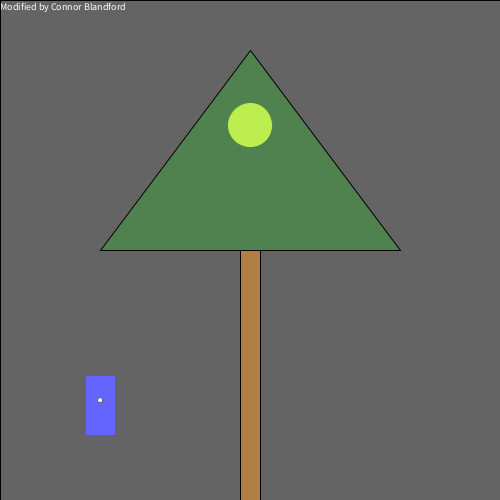
Frame 1 (no input)
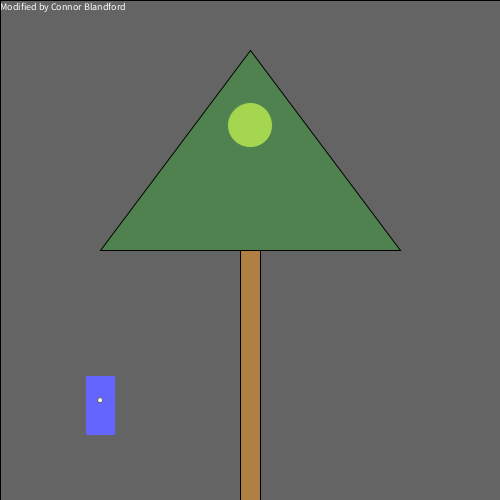
Frame 60 (the mouse pressed at the canvas centre just before this capture)
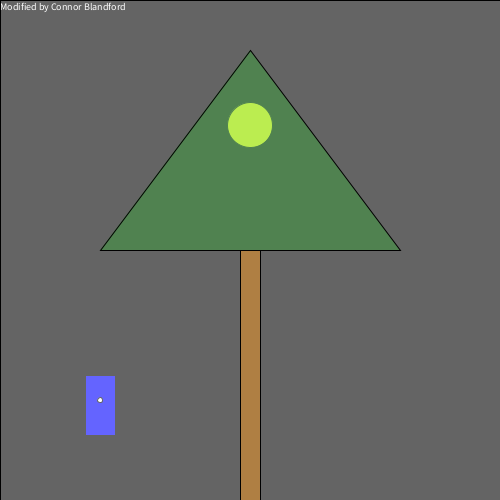
Frame 120 (the mouse held since frame 60 and released just before this capture)

The Processing sketch that drew these frames (run headless with seeded random() and noise(); from frame 60 on, the mouse is pressed at the canvas centre):

// Processing sketch: processing_160196
// ── processing_160196.pde

/*
  Norm Krumpe
  September 22, 2012
  Models a light that is triggered by motion (in this case, motion
  of the mouse).  The light also has a timer.  So, motion turns on the
  light, but a certain amount of time passing with no motion will
  cause the light to turn off again.
*/

// How close you need to get to the
// light sensor in order to turn on
// the light.  Higher values make it
// easier to trigger the light.  Distance
// is measured in pixels.
final int TRIGGER_DISTANCE = 100;

// The location of the sensor:
final int SWITCH_CENTER_X = 100;
final int SWITCH_CENTER_Y = 400;

// seconds until light shuts off automatically when there is no motion
final float SECONDS_UNTIL_AUTO_SHUTOFF = 10; 

// Light will initially be on because of this next value.
// Want the light off initially?  
// Set this to something less than SECONDS_UNTIL_AUTO_SHUTOFF
float timeOfLastTrigger = 0; 
boolean revealTriggerRegion = false;

// Just choose a window size
void setup() {
  size(500, 500);
}

// Each time the mouse moves, check to see
// if it triggered the motion sensor
void mouseMoved() {
  if (motionSensorWasTriggered()) {
    timeOfLastTrigger = millis()/1000.0;
  }
}

// When a key is pressed, toggle the "cheat" that
// reveals the motion sensor's trigger region.
void keyPressed() {
  revealTriggerRegion = !revealTriggerRegion;
}

// Draw the various parts of the scene
void draw() {
  background(0);
  textSize(10);
  fill(255);
  text("Modified by Connor Blandford", 0, 10);

  drawLightSwitch();
  drawLamp();  
  drawTriggerRegion();
}

// Draws all components of the lamp
void drawLamp() {
  drawLight();
  fill(0, 255, 0, 50);
  triangle(250, 50, 100, 250, 400, 250);
  fill(175, 127, 67);
  rect(240, 250, 20, 250);
}

// How the light gets drawn depends on whether
// the lightbulb is lit.
void drawLight() {

  if (secondsSinceLastTrigger() < SECONDS_UNTIL_AUTO_SHUTOFF) {
    // If the light is on:
    int strength = (int)random(156, 256);
    fill(strength, strength, 0);
    ellipse(250, 125, 45, 45);
    fill(255, 100);
    rect(0, 0, width, height);
  }

  else {
    // Light is off:
    fill(10, 10, 0);
    ellipse(250, 125, 45, 45);
  }
}

// Draw the light switch/sensor
void drawLightSwitch() {
  fill(0, 0, 255);
  rect(SWITCH_CENTER_X - 15, SWITCH_CENTER_Y - 25, 30, 60);
  fill(255);
  ellipse(SWITCH_CENTER_X, SWITCH_CENTER_Y, 5, 5);
}

// Return true if the mouse triggered the sensor
boolean motionSensorWasTriggered() {
  return distanceFromLightSwitch() < TRIGGER_DISTANCE;
}

// Compute the distance between the mouse and the sensor
float distanceFromLightSwitch() {  
  return dist(mouseX, mouseY, SWITCH_CENTER_X, SWITCH_CENTER_Y);
}

// Determine how long it has been since the motion sensor
// was last turned on.
float secondsSinceLastTrigger() {
  return millis()/1000.0 - timeOfLastTrigger;
}

// Show a "cheat" region so that you know where the mouse
// needs to go in order to trigger the light sensor
void drawTriggerRegion() {
  if (revealTriggerRegion) {
    fill(255, 25);
    ellipse(SWITCH_CENTER_X, SWITCH_CENTER_Y, 
    TRIGGER_DISTANCE * 2, TRIGGER_DISTANCE * 2);
  }
}
